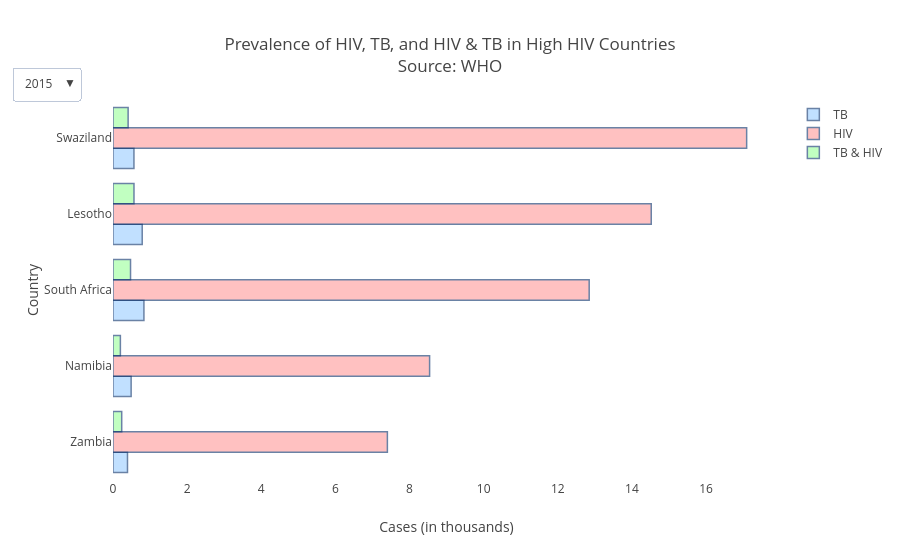

Notebook code cell kept with this figure:
### Markdown cell above
# b.

### Code cell
###############################################################################
TITLE = 'Prevalence of HIV, TB, and HIV & TB in High HIV Countries'
XAXIS = 'Cases (in thousands)'
YAXIS = 'Country'
LEGEND_VALUES = ['TB', 'HIV', 'TB & HIV']
X_TICK_LABEL_CURRENT = [i for i in range(0,16001,2000)]
X_TICK_LABEL_NEW = [int(i/1000) for i in range(0,16001,2000)]
###########################################################################

for i in range(4):
    
    tbcombined_hivsort_top_new[i] = tbcombined_hivsort_top_new[i][:-1]

create_x_vs_multi_y_bar('country', ['tb_all_cases_100k', 'hiv_cases_100k', 'tb+hiv+cases_100k'], 
                        tbcombined_hivsort_top_new, True, x_axis_title=XAXIS, y_axis_title=YAXIS, legend_values=LEGEND_VALUES, title=TITLE, x_tick_label_current=X_TICK_LABEL_CURRENT, x_tick_label_new=X_TICK_LABEL_NEW)

### Figure 1 — Plotly figure (JSON) as saved in the notebook; plotly's stock layout.template omitted (floating-point values rounded to 4 significant figures)
{"data": [{"x": [391, 489, 834, 788, 565], "y": ["Zambia", "Namibia", "South Africa", "Lesotho", "Swaziland"], "type": "bar", "name": "TB", "opacity": 0.6, "visible": true, "marker": {"line": {"width": 1.5, "color": "rgb(8,48,107)"}, "color": "rgb(153, 204, 255)"}, "orientation": "h"}, {"x": [7402, 8541, 12846, 14520, 17094], "y": ["Zambia", "Namibia", "South Africa", "Lesotho", "Swaziland"], "type": "bar", "name": "HIV", "opacity": 0.6, "visible": true, "marker": {"line": {"width": 1.5, "color": "rgb(8,48,107)"}, "color": "rgb(255, 153, 153)"}, "orientation": "h"}, {"x": [235, 199, 473, 566, 408], "y": ["Zambia", "Namibia", "South Africa", "Lesotho", "Swaziland"], "type": "bar", "name": "TB & HIV", "opacity": 0.6, "visible": true, "marker": {"line": {"width": 1.5, "color": "rgb(8,48,107)"}, "color": "rgb(153, 255, 153)"}, "orientation": "h"}, {"x": [416, 643, 948, 1119, 1246], "y": ["Zimbabwe", "Namibia", "South Africa", "Lesotho", "Swaziland"], "type": "bar", "name": "TB", "opacity": 0.6, "visible": false, "marker": {"line": {"width": 1.5, "color": "rgb(8,48,107)"}, "color": "rgb(153, 204, 255)"}, "orientation": "h"}, {"x": [8587, 8661, 12398, 13926, 15086], "y": ["Zimbabwe", "Namibia", "South Africa", "Lesotho", "Swaziland"], "type": "bar", "name": "HIV", "opacity": 0.6, "visible": false, "marker": {"line": {"width": 1.5, "color": "rgb(8,48,107)"}, "color": "rgb(255, 153, 153)"}, "orientation": "h"}, {"x": [322, 353, 571, 854, 1009], "y": ["Zimbabwe", "Namibia", "South Africa", "Lesotho", "Swaziland"], "type": "bar", "name": "TB & HIV", "opacity": 0.6, "visible": false, "marker": {"line": {"width": 1.5, "color": "rgb(8,48,107)"}, "color": "rgb(153, 255, 153)"}, "orientation": "h"}, {"x": [602, 920, 1279, 932, 1292], "y": ["Zambia", "Namibia", "Lesotho", "South Africa", "Swaziland"], "type": "bar", "name": "TB", "opacity": 0.6, "visible": false, "marker": {"line": {"width": 1.5, "color": "rgb(8,48,107)"}, "color": "rgb(153, 204, 255)"}, "orientation": "h"}, {"x": [7805, 8880, 12462, 13443, 13579], "y": ["Zambia", "Namibia", "Lesotho", "South Africa", "Swaziland"], "type": "bar", "name": "HIV", "opacity": 0.6, "visible": false, "marker": {"line": {"width": 1.5, "color": "rgb(8,48,107)"}, "color": "rgb(255, 153, 153)"}, "orientation": "h"}, {"x": [406, 545, 962, 571, 1040], "y": ["Zambia", "Namibia", "Lesotho", "South Africa", "Swaziland"], "type": "bar", "name": "TB & HIV", "opacity": 0.6, "visible": false, "marker": {"line": {"width": 1.5, "color": "rgb(8,48,107)"}, "color": "rgb(153, 255, 153)"}, "orientation": "h"}, {"x": [392, 711, 585, 832, 914], "y": ["Malawi", "Namibia", "South Africa", "Swaziland", "Botswana"], "type": "bar", "name": "TB", "opacity": 0.6, "visible": false, "marker": {"line": {"width": 1.5, "color": "rgb(8,48,107)"}, "color": "rgb(153, 204, 255)"}, "orientation": "h"}, {"x": [8755, 8957, 11805, 12221, 15548], "y": ["Malawi", "Namibia", "South Africa", "Swaziland", "Botswana"], "type": "bar", "name": "HIV", "opacity": 0.6, "visible": false, "marker": {"line": {"width": 1.5, "color": "rgb(8,48,107)"}, "color": "rgb(255, 153, 153)"}, "orientation": "h"}, {"x": [290, 422, 349, 660, 648], "y": ["Malawi", "Namibia", "South Africa", "Swaziland", "Botswana"], "type": "bar", "name": "TB & HIV", "opacity": 0.6, "visible": false, "marker": {"line": {"width": 1.5, "color": "rgb(8,48,107)"}, "color": "rgb(153, 255, 153)"}, "orientation": "h"}], "layout": {"title": "Prevalence of HIV, TB, and HIV & TB in High HIV Countries<br>Source: WHO", "updatemenus": [{"buttons": [{"label": "2015", "args": ["visible", [true, true, true, false, false, false, false, false, false, false, false, false]], "method": "restyle"}, {"label": "2010", "args": ["visible", [false, false, false, true, true, true, false, false, false, false, false, false]], "method": "restyle"}, {"label": "2005", "args": ["visible", [false, false, false, false, false, false, true, true, true, false, false, false]], "method": "restyle"}, {"label": "2000", "args": ["visible", [false, false, false, false, false, false, false, false, false, true, true, true]], "method": "restyle"}], "x": 5.5, "yanchor": "bottom"}], "yaxis": {"title": "Country"}, "xaxis": {"title": "Cases (in thousands)", "showticklabels": true, "tickvals": [0, 2000, 4000, 6000, 8000, 10000, 12000, 14000, 16000], "ticktext": [0, 2, 4, 6, 8, 10, 12, 14, 16]}}}
